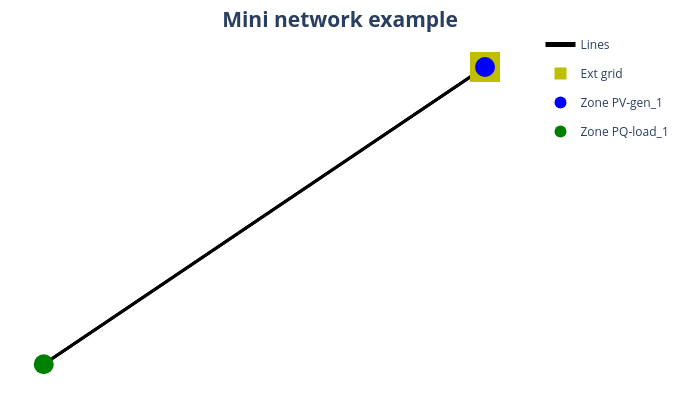

The cell this chart's notebook holds for it:
### Markdown cell above
First things first, we check the network in the Excel table named `mini_network_example` with the following function:

### Code cell
pp_plot.plot_power_network(net=net, plot_title="Mini network example", filename="mini_network_example")

### Figure 1 — Plotly figure (JSON) as saved in the notebook; plotly's stock layout.template omitted (floating-point values rounded to 4 significant figures)
{"data": [{"hoverinfo": "text", "legendgroup": "lines", "line": {"color": "rgb(0, 0, 0)", "width": 3}, "mode": "lines", "name": "Lines", "showlegend": true, "text": "line_1", "type": "scatter", "x": [0.9051, 0.198, -0.5091], "y": [2.425e-17, -1.905e-17, -6.235e-17]}, {"hoverinfo": "text", "legendgroup": "lines", "line": {"color": "rgb(0, 0, 0)", "width": 3}, "mode": "lines", "name": "Lines", "showlegend": false, "text": "line_2", "type": "scatter", "x": [0.9051, 0.198, -0.5091], "y": [2.425e-17, -1.905e-17, -6.235e-17]}, {"hoverinfo": "text", "legendgroup": "lines", "marker": {"color": "rgb(0, 0, 0)", "size": 1, "symbol": "circle"}, "mode": "markers", "name": "edge_center", "showlegend": false, "type": "scatter", "x": [0.198], "y": [-1.905e-17]}, {"hoverinfo": "text", "marker": {"color": "rgb(191, 191, 0)", "size": 30, "symbol": "square"}, "mode": "markers", "name": "Ext grid", "text": ["ext_grid_0"], "type": "scatter", "x": [0.9051], "y": [2.425e-17]}, {"hoverinfo": "text", "marker": {"color": "rgb(0, 0, 255)", "size": 20, "symbol": "circle"}, "mode": "markers", "name": "Zone PV-gen_1", "text": ["bus_1<br>125.0 kV"], "type": "scatter", "x": [0.9051], "y": [2.425e-17]}, {"hoverinfo": "text", "marker": {"color": "rgb(0, 128, 0)", "size": 20, "symbol": "circle"}, "mode": "markers", "name": "Zone PQ-load_1", "text": ["bus_2<br>125.0 kV"], "type": "scatter", "x": [-0.5091], "y": [-6.235e-17]}], "layout": {"font": {"size": 15}, "height": 400, "hovermode": "closest", "legend": {"font": {"size": 12}, "itemsizing": "constant"}, "margin": {"b": 5, "l": 5, "r": 5, "t": 30}, "paper_bgcolor": "white", "plot_bgcolor": "white", "showlegend": true, "title": {"text": "<b>Mini network example<b>", "x": 0.5, "xanchor": "center", "y": 0.97, "yanchor": "top"}, "width": 680, "xaxis": {"showgrid": false, "showticklabels": false, "tickfont": {"family": "Arial Black", "size": 12}, "title": {"font": {"size": 12}}, "zeroline": false}, "yaxis": {"showgrid": false, "showticklabels": false, "tickfont": {"family": "Arial Black", "size": 12}, "title": {"font": {"size": 12}}, "zeroline": false}}}
